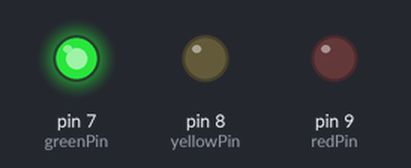
The sketch below on a simulated Arduino Uno, built with avr-gcc and run on an emulated ATmega328P. Parts: output pins drawn as LEDs (lit = HIGH).

Above: at 0.5 s.
At 1.5 s:
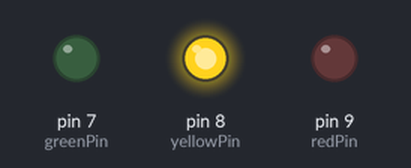
At 5.5 s:
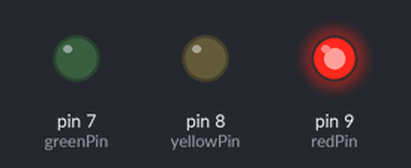
Timing chart, 0 to 6.9 s (numbered marks = the images above):
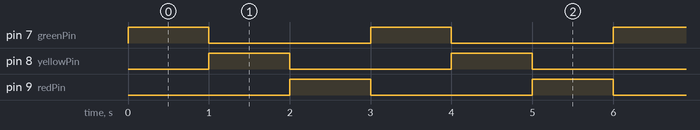

The sketch:

trafficlight.ino
```cpp
int greenPin = 7;
int yellowPin = 8;
int redPin = 9;
void setup()
{
  // put your setup code here, to run once:
  // initialize digital pin LED_BUILTIN as an output.
  pinMode(greenPin, OUTPUT);
  pinMode(yellowPin, OUTPUT);
  pinMode(redPin, OUTPUT);
}

void loop()
{
  // put your main code here, to run repeatedly:

    digitalWrite(greenPin, HIGH); // turn the LED on (HIGH is the voltage level)
    digitalWrite(yellowPin, LOW); // turn the LED off by making the voltage LOW
    digitalWrite(redPin, LOW);    // turn the LED off by making the voltage LOW
    delay(1000);                  // wait for a second
    digitalWrite(greenPin, LOW);
    digitalWrite(yellowPin, HIGH);
    digitalWrite(redPin, LOW);
    delay(1000);
    digitalWrite(greenPin, LOW);
    digitalWrite(yellowPin, LOW);
    digitalWrite(redPin, HIGH);
    delay(1000);
    digitalWrite(greenPin, LOW);  // turn the LED on (HIGH is the voltage level)
    digitalWrite(yellowPin, LOW); // turn the LED off by making the voltage LOW
    digitalWrite(redPin, LOW);

}
```

Measured:
- by itself, pin 7 (greenPin), pin 8 (yellowPin), pin 9 (redPin): alternates HIGH for 1.0 s and LOW for 2.0 s
- by itself, everything shown: repeats every 3.0 s, in 4 steps
